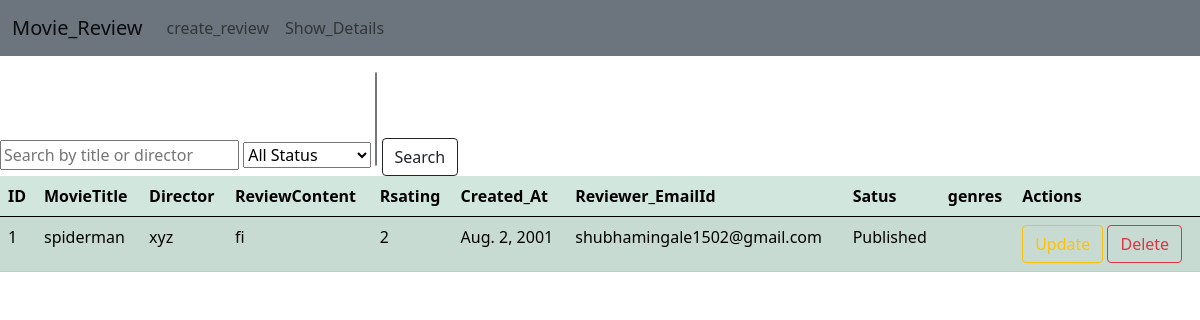
Before: /v1/details/ with the older database file.
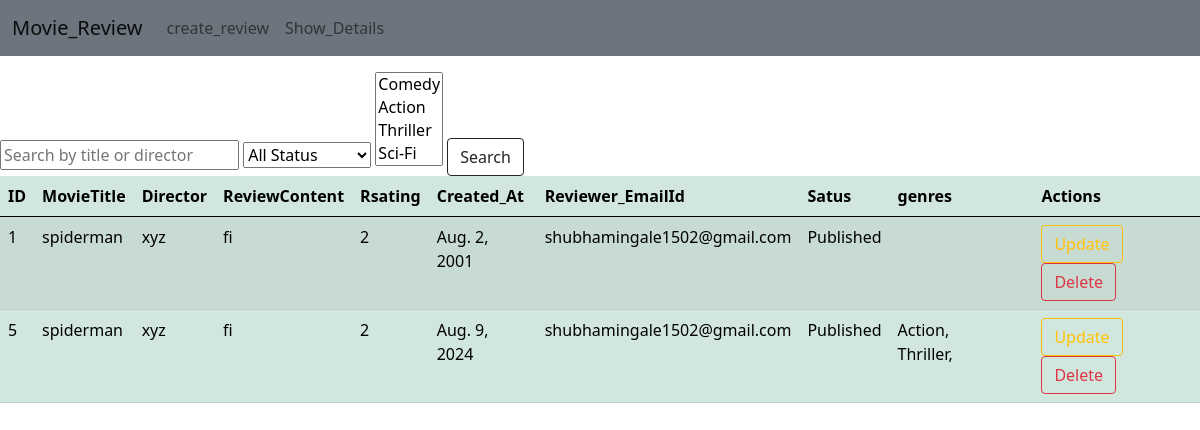
After: the same page with the newer database file.
### reviewapp/models.py (models this page shows, shortened)
class Movie_review(models.Model):
    movie_detail = [('Published','Published'),('NotPublished','NotPublished')]
    CONTENT= [('Horror','Horror'),('Comedy','comedy'),('Action','Action'),('Sci-Fi','Sci-Fi'),('Triller','Triller')]
    id = models.IntegerField(primary_key=True)
    movieTitle = models.CharField(null=False ,max_length=100)
    director = models.CharField(null=False, max_length=100)
    reviewContent = models.TextField()
    rating = models.IntegerField(choices=[(i,str(i)) for i in range(1,6)])
    created_At = models.DateField(auto_now_add=True)
    rewiever_emil_Id = models.EmailField()
    status = models.CharField(max_length=100, choices=movie_detail)
    genres = models.ManyToManyField(Genre, related_name='movies')

class Genre(models.Model):
    name = models.CharField(max_length=100)

### reviewapp/views.py (the view)
# urls.py: path('details/', show_details, name='show'),
def show_details(request):
    template_name = 'reviewapp/show.html'
    query = request.GET.get('q')
    status_filter = request.GET.get('status')
    genre_filter = request.GET.getlist('genres')
    reviews = Movie_review.objects.all()
    if query:
        reviews = reviews.filter(Q(movieTitle__icontains=query) | Q(director__icontains=query))
    if status_filter:
        reviews = reviews.filter(status=status_filter)
    if genre_filter:
        reviews = reviews.filter(genres__id__in=genre_filter).distinct()
    genres = Genre.objects.all()
    context = {'reviews':reviews,'genres':genres}
    return render(request,template_name,context)

### templates/reviewapp/show.html (shortened to what this page needs)
{% extends "base.html" %}
    {% block content%}
    <form method="get">
        <input type="text" name="q" placeholder="Search by title or director">
        <select name="status">
            <option value="">All Status</option>
        </select>
        <select name="genres" multiple>
            {% for genre in genres %}
            <option value="{{ genre.id }}">{{ genre.name }}</option>
            {% endfor %}
        </select>
        <button type="submit"class="btn btn-outline-dark">Search</button>
    </form>
    <table class="table table-success table-striped">
    <thead>
        <tr>
            <th>ID</th>
            <th>MovieTitle</th>
            <th>Director</th>
            <th>ReviewContent</th>
            <th>Rsating</th>
            <th>Created_At</th>
            <th>Reviewer_EmailId</th>
            <th>Satus</th>
            <th>genres</th>
            <th>Actions</th>
        </tr>
    </thead>
    <tbody>
        {% for mv in reviews %}
            <tr>
                <td>{{mv.id}}</td>
                <td>{{mv.movieTitle}}</td>
                <td>{{mv.director}}</td>
                <td>{{mv.reviewContent}}</td>
                <td>{{mv.rating}}</td>
                <td>{{mv.created_At}}</td>
                <td>{{mv.rewiever_emil_Id}}</td>
                <td>{{mv.status}}</td>
                <td>{% for g in mv.genres.all %}
                    {{g.name}},&nbsp&nbsp&nbsp
                    {% endfor %}
                </td>
                <td>
                    <a href = "{% url 'update' mv.pk %}" class="btn btn-outline-warning">Update</a>
                    <a href = "{% url 'delete' mv.pk %}" class="btn btn-outline-danger">Delete</a>
                </td>
            </tr>
            {% endfor %}
    </tbody>
</table>
{% endblock %}

### templates/base.html (shortened to what this page needs)
<!DOCTYPE html>
<html>
<head>
  <link href="https://cdn.jsdelivr.net/npm/bootstrap@5.0.2/dist/css/bootstrap.min.css" rel="stylesheet">
</head>
<body>
    <nav class="navbar navbar-expand-lg navbar-light bg-secondary mb-3">
        <div class="container-fluid">
          <a class="navbar-brand" href="#">Movie_Review</a>
          <div class="collapse navbar-collapse" id="navbarNavAltMarkup">
            <div class="navbar-nav">
              <a class="nav-link" href="{% url 'create' %}">create_review</a>
              <a class="nav-link" href="{% url 'show' %}">Show_Details</a>
            </div>
          </div>
        </div>
      </nav>
 {% block content%}
  {% endblock %}
</body>
</html>

Changed rows visible on the page:
added Movie_review: id "5", movieTitle "spiderman", director "xyz", reviewContent "fi", rating "2", created_At "Aug. 9, 2024", rewiever_emil_Id "shubhamingale1502@gmail.com", status "Published"
added Genre: {{ genre.id }} 2 (drawn), name "Action"
added Genre: {{ genre.id }} 3 (drawn), name "Thriller"
Other visible differences:
form field genres: (not shown) → "Comedy / Action / Thriller / Sci-Fi"
